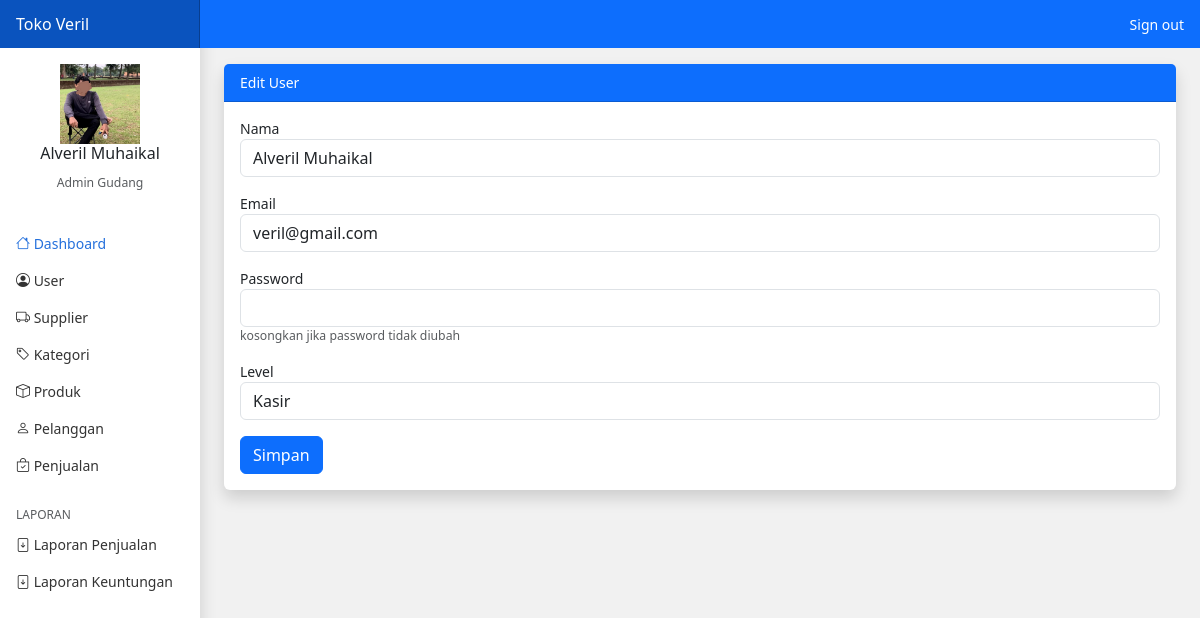
The app's page /gudang/index.php?page=user_edit&id=1 (signed in) with its own data.
### tables this page shows
CREATE TABLE `user` (
  `id_user` int(11) NOT NULL,
  `id_toko` int(11) NOT NULL,
  `email_user` varchar(100) NOT NULL,
  `password_user` varchar(100) NOT NULL,
  `nama_user` varchar(100) NOT NULL,
  `level_user` enum('kasir','gudang','owner') NOT NULL
);

### gudang/user_edit.php (the view, shortened to what this page needs)
<?php
$id_user = $_GET['id'];
$id_toko =$_SESSION['user']['id_toko'];
$ambil = $koneksi->query("SELECT * FROM user WHERE id_user ='$id_user' AND id_toko ='$id_toko' ");
$user = $ambil->fetch_assoc();
?>
<div class="card border-0 shadow">
    <div class="card-header bg-primary text-white">Edit User</div>
    <div class="card-body">
        <form method="post">
            <div class="mb-3">
                <label>Nama </label>
                <input type="text" name="nama" class="form-control" value="<?php echo $user['nama_user'] ?>">
            </div>
            <div class="mb-3">
                <label>Email </label>
                <input type="text" name="email" class="form-control" value="<?php echo $user['email_user'] ?>">
            </div>
            <div class="mb-3">
                <label>Password </label>
                <input type="text" name="password" class="form-control">
                <p class="text-muted small">kosongkan jika password tidak diubah</p>
            </div>
            <div class="mb-3">
                <label>Level </label>
                <select class="form-control" name="level">
                    <option value="kasir" <?php echo $user['level_user']=='kasir'?"selected":""?>>Kasir</option>
                </select>
            </div>
            <button class="btn btn-primary" name="simpan">Simpan</button>
        </form>
    </div>
</div>

### assets/css/dashboard.css (style rules this page uses)
body { font-size: .875rem; }

### records on screen
user: nama "Alveril Muhaikal", email "veril@gmail.com", level "Kasir"

### other values on screen
$_SESSION['user']['nama_user'] "Alveril Muhaikal"
